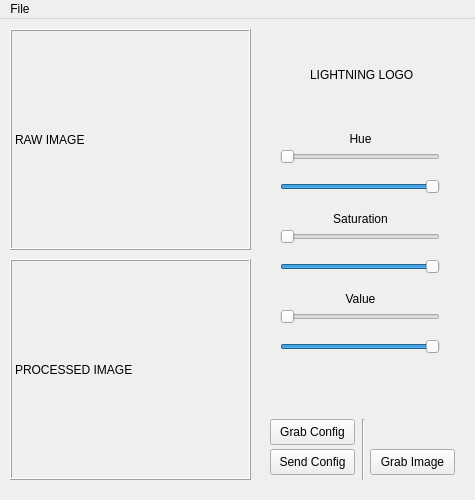
<?xml version="1.0" encoding="UTF-8"?>
<ui version="4.0">
 <class>MainWindow</class>
 <widget class="QMainWindow" name="MainWindow">
  <property name="geometry">
   <rect>
    <x>0</x>
    <y>0</y>
    <width>475</width>
    <height>500</height>
   </rect>
  </property>
  <property name="windowTitle">
   <string>MainWindow</string>
  </property>
  <widget class="QWidget" name="centralWidget">
   <widget class="QLabel" name="processedImage">
    <property name="geometry">
     <rect>
      <x>10</x>
      <y>240</y>
      <width>241</width>
      <height>221</height>
     </rect>
    </property>
    <property name="frameShape">
     <enum>QFrame::Box</enum>
    </property>
    <property name="frameShadow">
     <enum>QFrame::Raised</enum>
    </property>
    <property name="text">
     <string>PROCESSED IMAGE</string>
    </property>
   </widget>
   <widget class="QLabel" name="rawImage">
    <property name="geometry">
     <rect>
      <x>10</x>
      <y>10</y>
      <width>241</width>
      <height>221</height>
     </rect>
    </property>
    <property name="frameShape">
     <enum>QFrame::Box</enum>
    </property>
    <property name="frameShadow">
     <enum>QFrame::Raised</enum>
    </property>
    <property name="text">
     <string>RAW IMAGE</string>
    </property>
   </widget>
   <widget class="QPushButton" name="grabImageBtn">
    <property name="geometry">
     <rect>
      <x>370</x>
      <y>430</y>
      <width>85</width>
      <height>26</height>
     </rect>
    </property>
    <property name="text">
     <string>Grab Image</string>
    </property>
   </widget>
   <widget class="QPushButton" name="sendConfigBtn">
    <property name="geometry">
     <rect>
      <x>270</x>
      <y>430</y>
      <width>85</width>
      <height>26</height>
     </rect>
    </property>
    <property name="text">
     <string>Send Config</string>
    </property>
   </widget>
   <widget class="QPushButton" name="grabConfigBtn">
    <property name="geometry">
     <rect>
      <x>270</x>
      <y>400</y>
      <width>85</width>
      <height>26</height>
     </rect>
    </property>
    <property name="text">
     <string>Grab Config</string>
    </property>
   </widget>
   <widget class="QSlider" name="minHueSlider">
    <property name="geometry">
     <rect>
      <x>280</x>
      <y>130</y>
      <width>160</width>
      <height>16</height>
     </rect>
    </property>
    <property name="toolTip">
     <string>Minimum Hue</string>
    </property>
    <property name="maximum">
     <number>360</number>
    </property>
    <property name="value">
     <number>0</number>
    </property>
    <property name="orientation">
     <enum>Qt::Horizontal</enum>
    </property>
   </widget>
   <widget class="QSlider" name="maxHueSlider">
    <property name="geometry">
     <rect>
      <x>280</x>
      <y>160</y>
      <width>160</width>
      <height>16</height>
     </rect>
    </property>
    <property name="maximum">
     <number>360</number>
    </property>
    <property name="value">
     <number>360</number>
    </property>
    <property name="orientation">
     <enum>Qt::Horizontal</enum>
    </property>
   </widget>
   <widget class="QSlider" name="maxSatSlider">
    <property name="geometry">
     <rect>
      <x>280</x>
      <y>240</y>
      <width>160</width>
      <height>16</height>
     </rect>
    </property>
    <property name="maximum">
     <number>255</number>
    </property>
    <property name="value">
     <number>255</number>
    </property>
    <property name="orientation">
     <enum>Qt::Horizontal</enum>
    </property>
   </widget>
   <widget class="QSlider" name="minSatSlider">
    <property name="geometry">
     <rect>
      <x>280</x>
      <y>210</y>
      <width>160</width>
      <height>16</height>
     </rect>
    </property>
    <property name="maximum">
     <number>255</number>
    </property>
    <property name="orientation">
     <enum>Qt::Horizontal</enum>
    </property>
   </widget>
   <widget class="QSlider" name="maxValSlider">
    <property name="geometry">
     <rect>
      <x>280</x>
      <y>320</y>
      <width>160</width>
      <height>16</height>
     </rect>
    </property>
    <property name="maximum">
     <number>255</number>
    </property>
    <property name="value">
     <number>255</number>
    </property>
    <property name="orientation">
     <enum>Qt::Horizontal</enum>
    </property>
   </widget>
   <widget class="QSlider" name="minValSlider">
    <property name="geometry">
     <rect>
      <x>280</x>
      <y>290</y>
      <width>160</width>
      <height>16</height>
     </rect>
    </property>
    <property name="maximum">
     <number>255</number>
    </property>
    <property name="value">
     <number>0</number>
    </property>
    <property name="orientation">
     <enum>Qt::Horizontal</enum>
    </property>
   </widget>
   <widget class="QLabel" name="valueLabel">
    <property name="geometry">
     <rect>
      <x>280</x>
      <y>270</y>
      <width>161</width>
      <height>20</height>
     </rect>
    </property>
    <property name="text">
     <string>Value</string>
    </property>
    <property name="alignment">
     <set>Qt::AlignCenter</set>
    </property>
   </widget>
   <widget class="QLabel" name="satLabel">
    <property name="geometry">
     <rect>
      <x>280</x>
      <y>190</y>
      <width>161</width>
      <height>20</height>
     </rect>
    </property>
    <property name="text">
     <string>Saturation</string>
    </property>
    <property name="alignment">
     <set>Qt::AlignCenter</set>
    </property>
   </widget>
   <widget class="QLabel" name="hueLabel">
    <property name="geometry">
     <rect>
      <x>280</x>
      <y>110</y>
      <width>161</width>
      <height>20</height>
     </rect>
    </property>
    <property name="text">
     <string>Hue</string>
    </property>
    <property name="alignment">
     <set>Qt::AlignCenter</set>
    </property>
   </widget>
   <widget class="Line" name="line">
    <property name="geometry">
     <rect>
      <x>355</x>
      <y>400</y>
      <width>16</width>
      <height>61</height>
     </rect>
    </property>
    <property name="orientation">
     <enum>Qt::Vertical</enum>
    </property>
   </widget>
   <widget class="QLabel" name="lightningLogo">
    <property name="geometry">
     <rect>
      <x>310</x>
      <y>10</y>
      <width>111</width>
      <height>91</height>
     </rect>
    </property>
    <property name="text">
     <string>LIGHTNING LOGO</string>
    </property>
   </widget>
  </widget>
  <widget class="QMenuBar" name="menuBar">
   <property name="geometry">
    <rect>
     <x>0</x>
     <y>0</y>
     <width>475</width>
     <height>23</height>
    </rect>
   </property>
   <widget class="QMenu" name="menuWindows">
    <property name="title">
     <string>File</string>
    </property>
    <addaction name="actionValues"/>
   </widget>
   <addaction name="menuWindows"/>
  </widget>
  <action name="actionValues">
   <property name="checkable">
    <bool>true</bool>
   </property>
   <property name="text">
    <string>Connect</string>
   </property>
  </action>
 </widget>
 <layoutdefault spacing="6" margin="11"/>
 <resources/>
 <connections/>
</ui>
